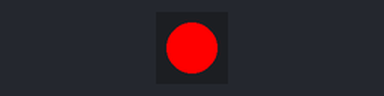
Bench run of a program on a simulated Calliope mini (MakeCode). On the bench: 1 RGB LEDs in strip order, left to right.

Above: at 0.5 s.
At 2.5 s:
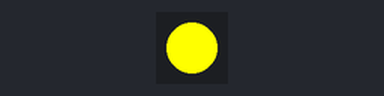
At 3.5 s:
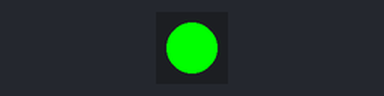
At 5.5 s:
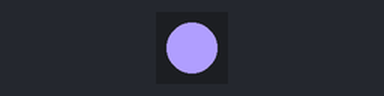
Timing chart, 0 to 7.8 s (numbered marks = the images above):
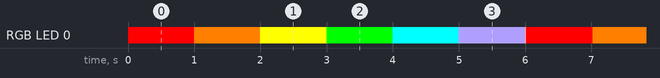

The program:

main.ts
```typescript
basic.forever(function () {
    basic.setLedColor(0xff0000)
    basic.pause(1000)
    basic.setLedColor(0xff8000)
    basic.pause(1000)
    basic.setLedColor(0xffff00)
    basic.pause(1000)
    basic.setLedColor(0x00ff00)
    basic.pause(1000)
    basic.setLedColor(0x00ffff)
    basic.pause(1000)
    basic.setLedColor(0xb09eff)
    basic.pause(1000)
    basic.setLedColor(0xff9da5)
})
```

test.ts
```typescript
// Hier kann man Tests durchführen; diese Datei wird nicht kompiliert, wenn dieses Paket als Erweiterung verwendet wird.
```

Measured:
- by itself, RGB LED 0: repeats every 6.0 s: RGB(255, 128, 0) 1.0 s, RGB(255, 255, 0) 1.0 s, RGB(0, 255, 0) 1.0 s, RGB(0, 255, 255) 1.0 s, RGB(176, 158, 255) 1.0 s, RGB(255, 157, 165) 0.02 s, RGB(255, 0, 0) 1.0 s
- by itself, everything shown: repeats every 6.0 s, in 7 steps
